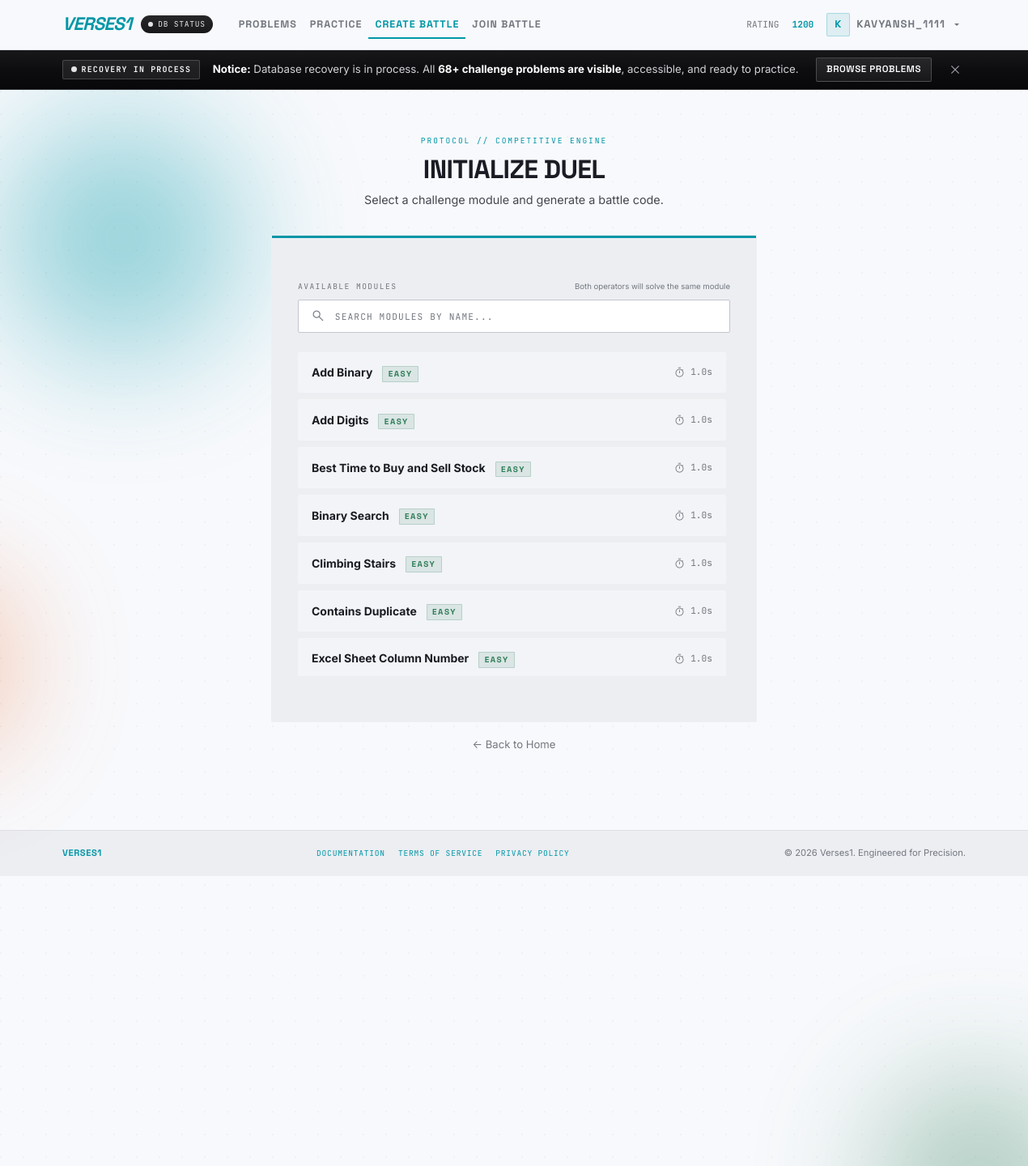
/battle/create/ (signed in), run on the app's committed database.
### battles/models.py (models this page shows, shortened)
class UserStats(models.Model):
    user = models.OneToOneField(User, on_delete=models.CASCADE, related_name='stats')
    battles_played = models.IntegerField(default=0)
    battles_won = models.IntegerField(default=0)
    battles_lost = models.IntegerField(default=0)
    battles_drawn = models.IntegerField(default=0)
    problems_solved = models.IntegerField(default=0)
    easy_solved = models.IntegerField(default=0)
    medium_solved = models.IntegerField(default=0)
    hard_solved = models.IntegerField(default=0)
    rating = models.IntegerField(default=1200)
    updated_at = models.DateTimeField(auto_now=True)

class ProblemStatement(models.Model):
    DIFFICULTY_CHOICES = [
        ('easy', 'Easy'),
        ('medium', 'Medium'),
        ('hard', 'Hard'),
    ]
    title = models.CharField(max_length=200)
    slug = models.SlugField(unique=True)
    description = models.TextField(help_text="Problem description in Markdown")
    input_format = models.TextField(help_text="Description of input format")
    output_format = models.TextField(help_text="Description of expected output format")
    constraints = models.TextField(help_text="Constraints (e.g., 1 <= n <= 10^5)")
    example_input = models.TextField(help_text="Example input to show users")
    example_output = models.TextField(help_text="Expected output for example")
    example_explanation = models.TextField(blank=True, help_text="Explanation of the example")
    difficulty = models.CharField(max_length=10, choices=DIFFICULTY_CHOICES, default='easy')
    categories = models.ManyToManyField(Category, related_name='problems', blank=True)
    time_limit_seconds = models.FloatField(default=2.0, help_text="Time limit per test case")
    memory_limit_mb = models.IntegerField(default=256, help_text="Memory limit in MB")
    function_signature = models.CharField(
        max_length=200,
        help_text="Function signature users must implement, e.g., 'def solution(nums, target):'"
    )
    starter_code = models.TextField(
        blank=True,
        help_text="Starter code template for users"
    )
    is_active = models.BooleanField(default=True)
    created_at = models.DateTimeField(auto_now_add=True)
    updated_at = models.DateTimeField(auto_now=True)
    class Meta:
        ordering = ['difficulty', 'title']
        indexes = [
            models.Index(fields=['is_active', 'difficulty', 'title'], name='prob_active_diff_title_idx'),
        ]
    def __str__(self):
        return f"[{self.get_difficulty_display()}] {self.title}"

### battles/views.py (the view, shortened to what this page needs)
# urls.py: path('battle/create/', views.create_battle, name='create_battle'),
@login_required
def create_battle(request):
    if request.method == 'POST':
        form = BattleCreationForm(request.POST)
        if form.is_valid():
            battle = form.save(commit=False)
            battle.creator = request.user
            battle.save()
            messages.success(request, f'Battle created! Share code: {battle.battle_code}')
            return redirect('battle_detail', battle_id=battle.id)
    else:
        form = BattleCreationForm()
        problem_param = request.GET.get('problem')
    problems = ProblemStatement.objects.filter(is_active=True)
    search_query = request.GET.get('q', '')
    if search_query:
        problems = problems.filter(title__icontains=search_query)
    problems = problems.order_by('difficulty', 'title')
    return render(request, 'battles/create_battle.html', {'form': form, 'problems': problems, 'search_query': search_query})

### battles/forms.py
class BattleCreationForm(forms.ModelForm):
    problem = forms.ModelChoiceField(
        queryset=ProblemStatement.objects.filter(is_active=True),
        widget=forms.Select(attrs={'class': 'form-select'}),
        empty_label="Select a problem...",
        help_text="Choose a problem for this battle"
    )
    class Meta:
        model = Battle
        fields = ['problem']
    def __init__(self, *args, **kwargs):
        super().__init__(*args, **kwargs)
        self.fields['problem'].queryset = ProblemStatement.objects.filter(
            is_active=True
        ).order_by('difficulty', 'title')

### battles/models.py (called while the page is built)
def generate_battle_code():
    return ''.join(random.choices(string.ascii_uppercase + string.digits, k=8))

### battles/templates/battles/create_battle.html (shortened to what this page needs)
{% extends "base.html" %}
{% block content %}
<div class="bg-decor decor-1"></div>
<div class="bg-decor decor-2"></div>
<div class="bg-decor decor-3"></div>
<div class="duel-shell">
    <div class="duel-header">
        <div class="eyebrow">Protocol // Competitive Engine</div>
        <h2>Initialize Duel</h2>
        <p>Select a challenge module and generate a battle code.</p>
    </div>
    <div class="duel-card" style="position: relative; z-index: 10;">
        <form method="post">
            <div class="mb-4">
                <div class="d-flex justify-content-between align-items-center mb-2">
                    <div class="section-label mb-0">Available Modules</div>
                    <div style="font-size:0.6rem;color:var(--outline);">Both operators will solve the same module</div>
                </div>
                <div class="search-box">
                    <span class="material-symbols-outlined">search</span>
                    <input type="text" id="moduleSearch" class="form-control" placeholder="Search modules by name...">
                </div>
                <div id="modulesContainer" style="max-height: 400px; overflow-y: auto; padding-right: 5px;">
                    {% for problem in problems %}
                    <div class="problem-option" data-problem-id="{{ problem.id }}">
                        <div class="d-flex justify-content-between align-items-center">
                            <div>
                                <strong class="mod-title">{{ problem.title }}</strong>
                                <span class="diff {{ problem.difficulty }} ms-2">{{ problem.get_difficulty_display }}</span>
                            </div>
                            <span class="timer">
                                <span class="material-symbols-outlined" style="font-size:14px;">timer</span>
                                {{ problem.time_limit_seconds }}s
                            </span>
                        </div>
                    </div>
                    {% empty %}
                    <div class="alert alert-warning mb-0">No challenge modules available.</div>
                    {% endfor %}
                </div>
            </div>
        </form>
    </div>
    <div class="text-center mt-3">
        <a href="{% url 'home' %}" style="font-size:0.82rem;color:var(--outline); position: relative; z-index: 10;">← Back to Home</a>
    </div>
</div>
{% endblock %}

### battles/templates/base.html (shortened to what this page needs)
<!DOCTYPE html>
{% load static %}
<html lang="en" data-theme="light">
<head>
    <link href="https://cdn.jsdelivr.net/npm/bootstrap@5.3.2/dist/css/bootstrap.min.css" rel="stylesheet">
    <link href="{% static 'battles/css/site.css' %}" rel="stylesheet">
</head>
<body>
    <header class="top-shell">
        <nav class="navbar navbar-expand-lg py-2">
            <div class="container">
                <div class="d-flex align-items-center">
                    <a class="brand" href="{% url 'home' %}">VERSES1</a>
                    <button type="button" class="badge-status-pill d-none d-md-inline-flex border-0" id="reopenNoticeBtn" title="Click to view DB maintenance status" style="cursor:pointer;">
                        <span class="status-dot-amber"></span> DB Status
                    </button>
                </div>
                <div class="collapse navbar-collapse" id="navbarNav">
                    <ul class="navbar-nav me-auto ms-4">
                        <li class="nav-item"><a class="nav-link" href="{% url 'problem_list' %}">Problems</a></li>
                        <li class="nav-item"><a class="nav-link" href="{% url 'practice' %}">Practice</a></li>
                        {% if user.is_authenticated %}
                            <li class="nav-item"><a class="nav-link" href="{% url 'create_battle' %}">Create Battle</a></li>
                            <li class="nav-item"><a class="nav-link" href="{% url 'join_battle' %}">Join Battle</a></li>
                        {% endif %}
                    </ul>
                    <ul class="navbar-nav align-items-center gap-2">
                        {% if user.is_authenticated %}
                        <li class="nav-item d-none d-lg-flex">
                            <div class="d-flex align-items-center gap-3" style="font-family:'JetBrains Mono',monospace; font-size:0.7rem;">
                                <span style="color:var(--outline);">RATING</span>
                                <span style="color:var(--primary);font-weight:700;">{{ user.stats.rating|default:"1200" }}</span>
                            </div>
                        </li>
                        <li class="nav-item dropdown">
                            <a class="nav-link dropdown-toggle d-flex align-items-center gap-2" href="#" role="button" data-bs-toggle="dropdown" aria-expanded="false">
                                <span class="user-chip">{{ user.username|slice:":1" }}</span>
                                <span style="font-size:0.82rem;">{{ user.username }}</span>
                            </a>
                        </li>
                        {% else %}
                        <li class="nav-item"><a class="nav-link" href="{% url 'login' %}">Sign In</a></li>
                        <li class="nav-item"><a class="btn btn-primary btn-sm" href="{% url 'register' %}">Join The Crucible</a></li>
                        {% endif %}
                    </ul>
                </div>
            </div>
        </nav>
    </header>
    <div id="serviceNoticeBanner" class="service-notice-banner" role="alert" style="display:none;">
        <div class="container">
            <div class="notice-inner d-flex align-items-center justify-content-between flex-wrap gap-3 py-2">
                <div class="d-flex align-items-center gap-3">
                    <span class="notice-pulse-badge">
                        <span class="pulse-dot"></span>
                        RECOVERY IN PROCESS
                    </span>
                    <div class="notice-message">
                        <strong>Notice:</strong> Database recovery is in process. All <strong>68+ challenge problems are visible</strong>, accessible, and ready to practice.
                    </div>
                </div>
                <div class="d-flex align-items-center gap-2 notice-actions">
                    <a href="{% url 'problem_list' %}" class="btn-notice-dark">Browse Problems</a>
                    <button type="button" class="btn-notice-dismiss ms-2" id="dismissNoticeBtn" title="Dismiss notice" aria-label="Dismiss notice">
                        <span class="material-symbols-outlined" style="font-size:18px;">close</span>
                    </button>
                </div>
            </div>
        </div>
    </div>
    <div class="main-content" style="padding:1.5rem 0 2rem;">
        <div class="container">
            {% block content %}{% endblock %}
        </div>
    </div>
    <footer class="footer text-center">
        <div class="container d-flex justify-content-between align-items-center flex-wrap gap-2" style="font-size:0.7rem;">
            <div class="font-headline fw-bold" style="color:var(--primary);letter-spacing:0.05em;">VERSES1</div>
            <div class="d-flex gap-3" style="font-family:'JetBrains Mono',monospace;letter-spacing:0.08em;text-transform:uppercase;font-size:0.6rem;">
                <span>Documentation</span>
                <span>Terms of Service</span>
                <span>Privacy Policy</span>
            </div>
            <div style="color:var(--outline);">&copy; 2026 Verses1. Engineered for Precision.</div>
        </div>
    </footer>
</body>
</html>

### battles/templates/battles/create_battle.html (style rules this page uses)
.duel-shell { max-width: 600px; margin: 2rem auto; }
.duel-header { text-align: center; margin-bottom: 2rem; }
.duel-header .eyebrow { font-family: 'JetBrains Mono', monospace; font-size: 0.6rem; text-transform: uppercase; letter-spacing: 0.2em; color: var(--primary); margin-bottom: 0.5rem; }
.duel-header h2 { font-family: 'Space Grotesk', sans-serif; font-size: 2rem; font-weight: 800; text-transform: uppercase; }
.duel-header p { color: var(--on-surface-variant); font-size: 0.9rem; }
.duel-card { background: var(--surface-container); border: 1px solid rgba(255, 255, 255, 0.05); border-radius: 2px; padding: 2rem; position: relative; }
.duel-card::before { content: ''; position: absolute; top: 0; left: 0; width: 100%; height: 3px; background: var(--primary); }
.problem-option { background: var(--surface-container-low); border: 1px solid rgba(255, 255, 255, 0.05); border-radius: 2px; padding: 0.85rem 1rem; cursor: pointer; transition: all 0.2s; margin-bottom: 0.5rem; }
.problem-option strong { color: var(--on-surface); }
.problem-option .timer { font-family: 'JetBrains Mono', monospace; font-size: 0.7rem; color: var(--outline); }
.section-label { font-family: 'JetBrains Mono', monospace; font-size: 0.6rem; text-transform: uppercase; letter-spacing: 0.15em; color: var(--outline); margin-bottom: 0.75rem; }
.duel-shell { max-width: 600px; margin: 2rem auto; position: relative; z-index: 2; }
.bg-decor { position: absolute; border-radius: 50%; filter: blur(80px); z-index: 0; opacity: 0.4; pointer-events: none; }
.decor-1 { width: 300px; height: 300px; background: var(--primary); top: 10%; left: 0%; }
.decor-2 { width: 250px; height: 250px; background: var(--secondary); bottom: -10%; right: -5%; }
.decor-3 { width: 200px; height: 200px; background: var(--tertiary); top: 50%; left: -15%; }
.search-box { position: relative; margin-bottom: 1.5rem; }
.search-box .material-symbols-outlined { position: absolute; left: 1rem; top: 50%; transform: translateY(-50%); color: var(--outline); font-size: 18px; }
.search-box input { padding-left: 2.8rem !important; background: var(--surface-container-low) !important; border: 1px solid rgba(255,255,255,0.05) !important; }

### battles/templates/base.html (style rules this page uses)
.material-symbols-outlined { font-variation-settings: 'FILL' 0, 'wght' 300, 'GRAD' 0, 'opsz' 24; vertical-align: middle; font-size: 20px; }
.service-notice-banner { background: linear-gradient(180deg, #18181b 0%, #0d0d10 50%, #08080a 100%); border-bottom: 1px solid rgba(255, 255, 255, 0.12); backdrop-filter: blur(10px); position: relative; z-index: 100; }
.notice-inner { min-height: 48px; }
.notice-pulse-badge { display: inline-flex; align-items: center; gap: 6px; background: rgba(255, 255, 255, 0.08); border: 1px solid rgba(255, 255, 255, 0.18); color: #f4f4f5; font-family: 'JetBrains Mono', monospace; font-size: 0.62rem; font-weight: 700; letter-spacing: 0.12em; padding: 0.22rem 0.6rem; border-radius: 2px; white-space: nowrap; }
.pulse-dot { width: 7px; height: 7px; background-color: #e4e4e7; border-radius: 50%; animation: notice-pulse 1.4s ease-in-out infinite; }
.notice-message { font-size: 0.83rem; color: #d4d4d8; line-height: 1.45; }
.notice-message strong { color: #ffffff; }
.btn-notice-dark { border: 1px solid rgba(255, 255, 255, 0.2); background: linear-gradient(180deg, #27272a 0%, #18181b 100%); color: #ffffff; font-size: 0.72rem; padding: 0.3rem 0.75rem; border-radius: 2px; font-family: 'Space Grotesk', sans-serif; font-weight: 600; text-transform: uppercase; letter-spacing: 0.05em; text-decoration: none; transition: all 0.2s ease; white-space: nowrap; }
.btn-notice-dismiss { background: transparent; border: none; color: #a1a1aa; cursor: pointer; padding: 0.25rem; display: inline-flex; align-items: center; justify-content: center; border-radius: 2px; transition: color 0.2s, background 0.2s; }
.badge-status-pill { display: inline-flex; align-items: center; gap: 6px; font-family: 'JetBrains Mono', monospace; font-size: 0.6rem; letter-spacing: 0.08em; text-transform: uppercase; background: linear-gradient(180deg, #27272a 0%, #18181b 100%); border: 1px solid rgba(255, 255, 255, 0.15); color: #e4e4e7; padding: 0.22rem 0.55rem; border-radius: 12px; margin-left: 0.75rem; text-decoration: none; transition: all 0.2s ease; }
.status-dot-amber { width: 6px; height: 6px; border-radius: 50%; background: #e4e4e7; }

### data on the page
ProblemStatement: title "Add Binary", difficulty "EASY", time_limit_seconds "1.0"
ProblemStatement: title "Add Digits", difficulty "EASY", time_limit_seconds "1.0"
ProblemStatement: title "Best Time to Buy and Sell Stock", difficulty "EASY", time_limit_seconds "1.0"
ProblemStatement: title "Binary Search", difficulty "EASY", time_limit_seconds "1.0"
ProblemStatement: title "Climbing Stairs", difficulty "EASY", time_limit_seconds "1.0"
ProblemStatement: title "Contains Duplicate", difficulty "EASY", time_limit_seconds "1.0"
ProblemStatement: title "Excel Sheet Column Number", difficulty "EASY", time_limit_seconds "1.0"

### other printed values
{{ user.stats.rating|default:"1200" }} "1200"
{{ user.username|slice:":1" }} "K"
{{ user.username }} "KAVYANSH_1111"
